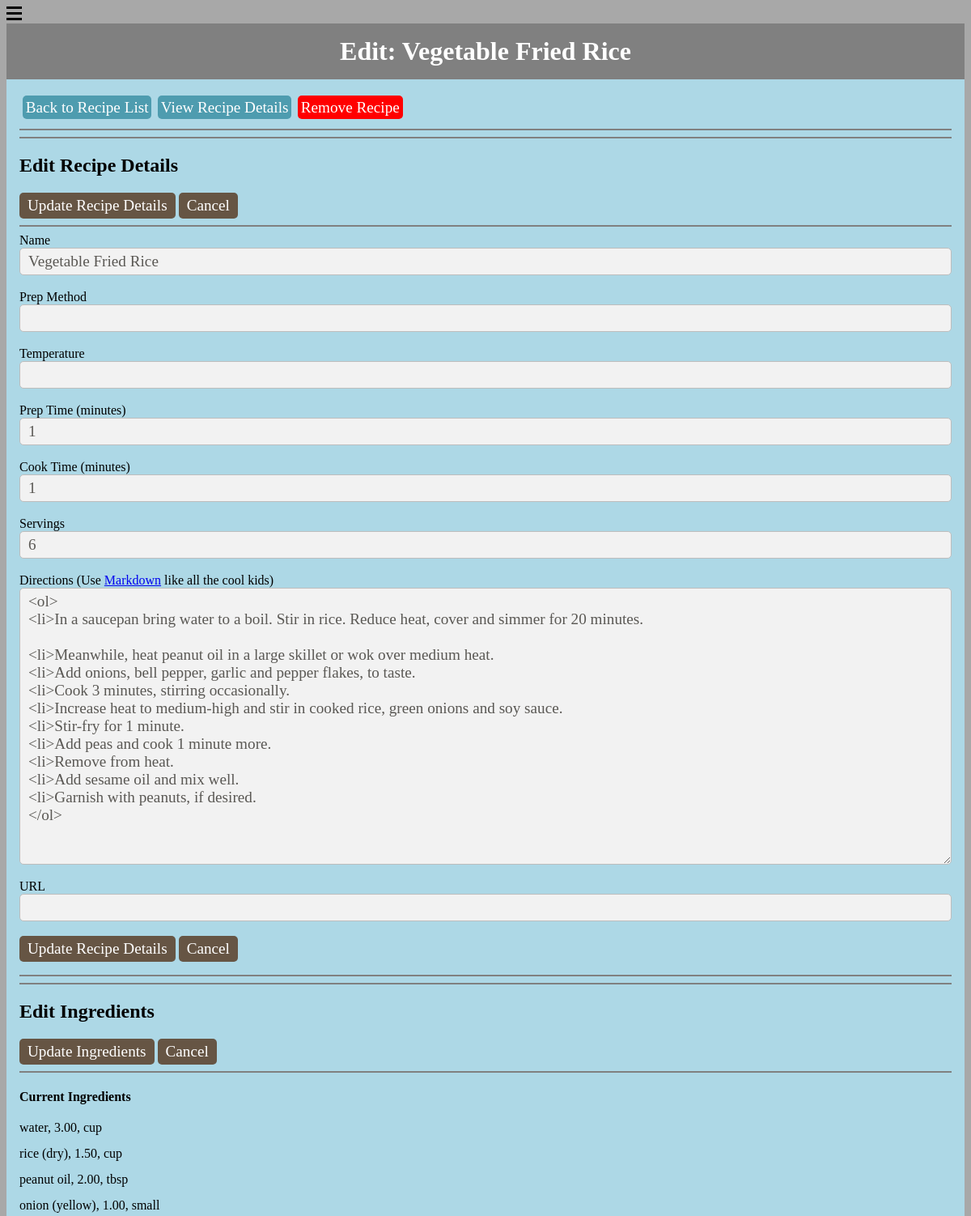
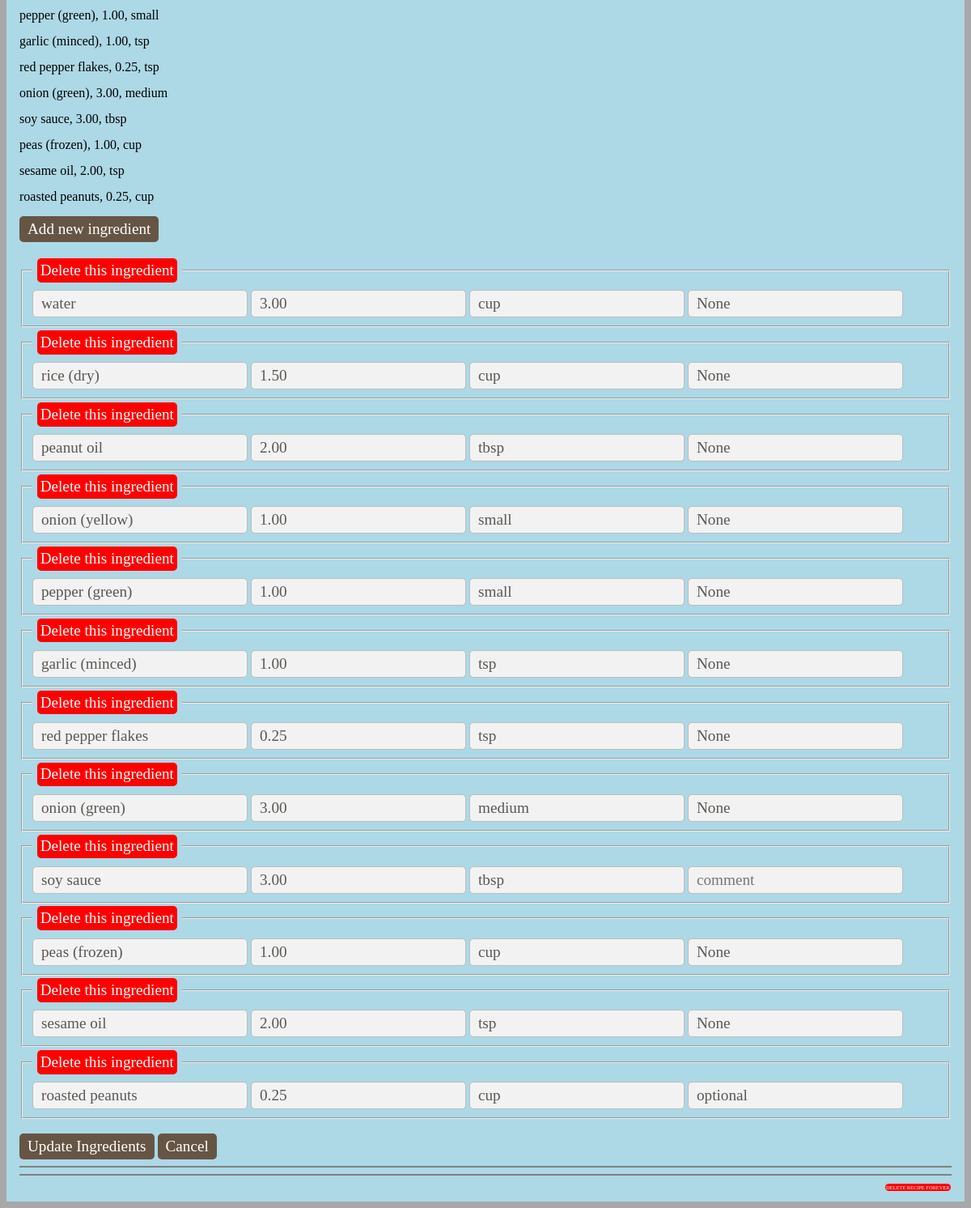
/menu/32/editrecipe, run on an earlier commit of the app's database (2 pictures, top to bottom).
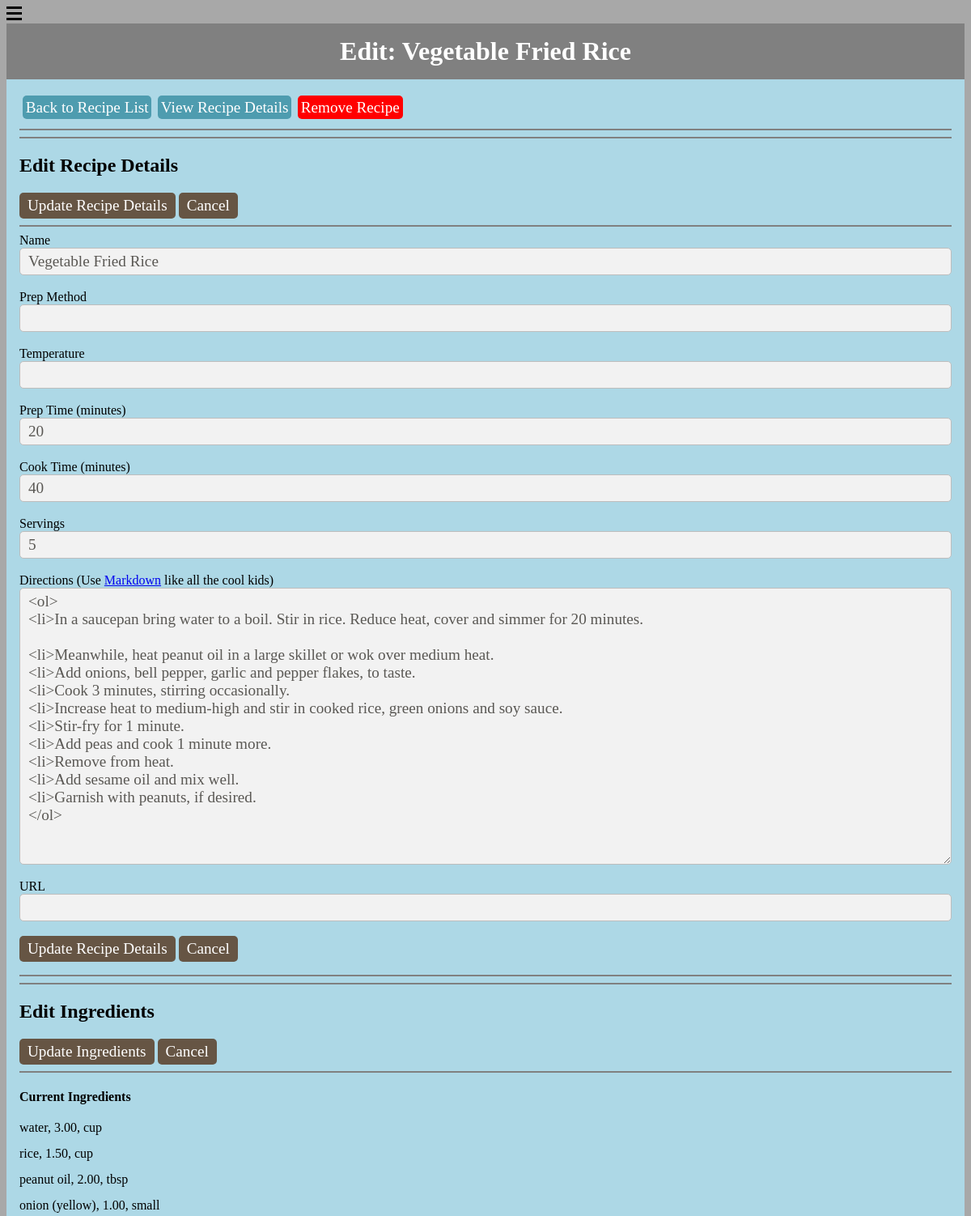
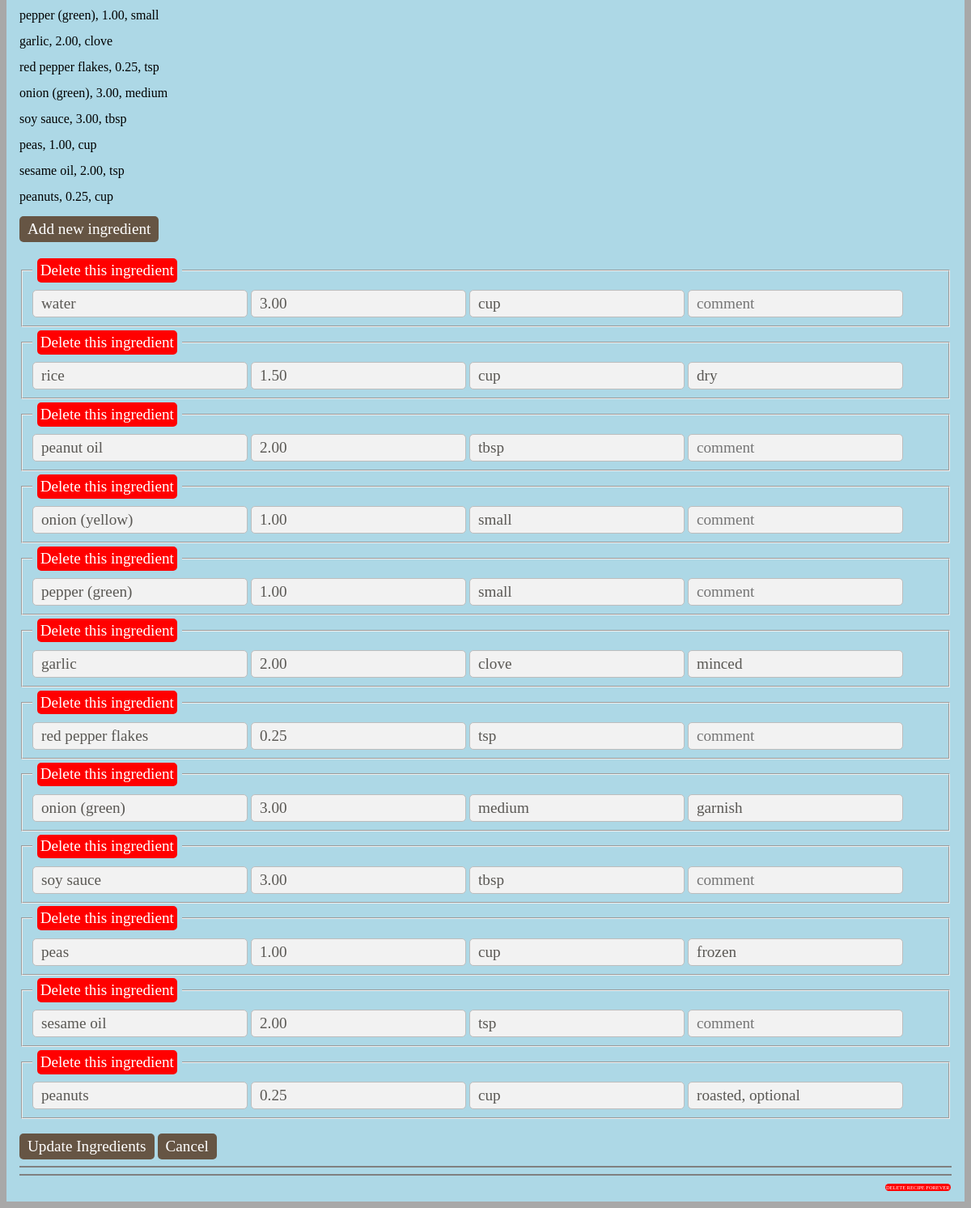
And on a later commit of the database (2 pictures, top to bottom).
### menu/models.py (models this page shows, shortened)
class Recipe(models.Model):
    id = models.AutoField(primary_key=True)
    name = models.CharField(max_length=80)
    prepMethod = models.CharField(max_length=30, null=True, blank=True)
    temperature = models.CharField(max_length=10, null=True, blank=True)
    directions = models.TextField(null=True)
    source = models.CharField(max_length=1000, null=True, blank=True)
    servings = models.IntegerField(null=True, blank=True)
    prepTime = models.IntegerField(null=True, blank=True)
    cookTime = models.IntegerField(null=True, blank=True)
    enabled = models.IntegerField(default=1)
    class Meta:
        ordering = ('name', )

class Ingredient(models.Model):
    id = models.AutoField(primary_key=True)
    recipe = models.ForeignKey(Recipe)
    name = models.CharField(max_length=80, null=True, blank=True)
    comment = models.CharField(max_length=80, null=True, blank=True)
    amount = models.DecimalField(max_digits=10, decimal_places=2, default=0.0, null=True, blank=True)
    unit = models.CharField(max_length=30, null=True)
    class Meta:
        ordering = ('id', )

### menu/views.py (the view)
# urls.py: url(r'^(?P<pk>[0-9]+)/editrecipe$', views.EditRecipe.as_view(), name='editrecipe'),
class EditRecipe(generic.DetailView):
    model = Recipe
    template_name = 'menu/editrecipe.html'
    def get_queryset(self):
        return Recipe.objects.all()

### menu/templates/menu/editrecipe.html (shortened to what this page needs)
{% load staticfiles %}
{% load menu_extras %}
{% include "menu/hamburgermenu.html" %}
{% include "menu/stylesheets.html" %}
<div id="title">
    Edit: {{ recipe.name }}
</div>
<div id="content">
    <nav>
        <a class="button" id="nav" href="{% url 'menu:index' %}">Back to Recipe List</a>
        <a class="button" id="nav" href="{% url 'menu:recipedetails' recipe.id %}">View Recipe Details</a>
        <a class="button" id="delete" href="{% url 'menu:disablerecipe' recipe.id %}">Remove Recipe</a>
    </nav><div style="clear:both"></div>
    <hr noshade><hr noshade>
    <h2>Edit Recipe Details</h2>
    <input type=submit value="Update Recipe Details" id="submit"/>
    <a class="button" href="{% url 'menu:recipedetails' recipe.id %}">Cancel</a>
    <hr noshade>
    <form action="{% url 'menu:updaterecipe' recipe.id %}" method="post">
        Name<br><input type=text name="name" value="{{ recipe.name }}" id="text"><br><br>
        Prep Method<br><input type=text name="method" value="{{ recipe.prepMethod }}" id="text"><br><br>
        Temperature<br><input type=text name="temp" value="{{ recipe.temperature }}" id="text"><br><br>
        Prep Time (minutes)<br><input type=text name="prep" value="{{ recipe.prepTime }}" id="text"><br><br>
        Cook Time (minutes)<br><input type=text name="cook" value="{{ recipe.cookTime }}" id="text"><br><br>
        Servings<br><input type=text name="serves" value="{{ recipe.servings }}" id="text"><br><br>
        Directions (Use <a target="blank" href="https://en.wikipedia.org/wiki/Markdown#Example">Markdown</a> like all the cool kids)<br><textarea name="directions" ROWS=15 COLS=35>{{ recipe.directions }}</textarea><br><br>
        URL<br><input type=text name="source" value="{{ recipe.source }}" id="text"><br><br>
        <input type=submit value="Update Recipe Details" id="submit"/>
        <a class="button" href="{% url 'menu:recipedetails' recipe.id %}">Cancel</a>
    </form>
    <hr noshade><hr noshade>
    <h2>Edit Ingredients</h2>
    <input type=submit value="Update Ingredients" id="submit">
    <a class="button" href="{% url 'menu:recipedetails' recipe.id %}">Cancel</a>
    <hr noshade>
    <form action="{% url 'menu:updateingredient' recipe.id %}" method="post">
        <h4>Current Ingredients</h4>
            {% for i in recipe.ingredient_set.all %}
                <ul>
                    <li id="nospace">{{ i.name }}, {{ i.amount }}, {{ i.unit }}</li>
                </ul>
            {% endfor %}
        <p><a class="button" href="{% url 'menu:addingredient' recipe.id %}" method="post">Add new ingredient</a></p>
        {% for i in recipe.ingredient_set.all %}
            <fieldset name = "{{i.id}},ingredients">
                <legend><a class="button" id="delete" href="{% url 'menu:deleteingredient' i.id %}" method="post">Delete this ingredient</a></legend>
                <input type=text placeholder="name" name="{{i.id}},name" value="{{ i.name }}">
                <input type=text placeholder="amount" name="{{i.id}},amount" value="{{ i.amount }}">
                <input type=text placeholder="units" name="{{i.id}},unit" value="{{ i.unit }}">
                <input type=text placeholder="comment" name="{{i.id}},comment" value="{{ i.comment }}">
            </fieldset>
        {% endfor %}
        <br>
        <input type=submit value="Update Ingredients" id="submit">
        <a class="button" href="{% url 'menu:recipedetails' recipe.id %}">Cancel</a>
        <hr noshade><hr noshade>
        <a class="button" id="deleteforever" href="{% url 'menu:deleterecipeforever' recipe.id %}">DELETE RECIPE FOREVER</a>
    </form>
</div>

What changed in the data, as far as the page shows it:
changed Recipe "Vegetable Fried Rice": prep "1" → "20"; cook "1" → "40"; serves "6" → "5"
changed Ingredient "water": comment "None" → (not shown)
changed Ingredient: name "rice (dry)" → "rice"; comment "None" → "dry"
changed Ingredient "peanut oil": comment "None" → (not shown)
changed Ingredient "onion (yellow)": comment "None" → (not shown)
changed Ingredient "pepper (green)": comment "None" → (not shown)
changed Ingredient: name "garlic (minced)" → "garlic"; amount "1.00" → "2.00"; unit "tsp" → "clove"; comment "None" → "minced"
changed Ingredient "red pepper flakes": comment "None" → (not shown)
changed Ingredient "onion (green)": comment "None" → "garnish"
changed Ingredient: name "peas (frozen)" → "peas"; comment "None" → "frozen"
changed Ingredient "sesame oil": comment "None" → (not shown)
changed Ingredient: name "roasted peanuts" → "peanuts"; comment "optional" → "roasted, optional"
